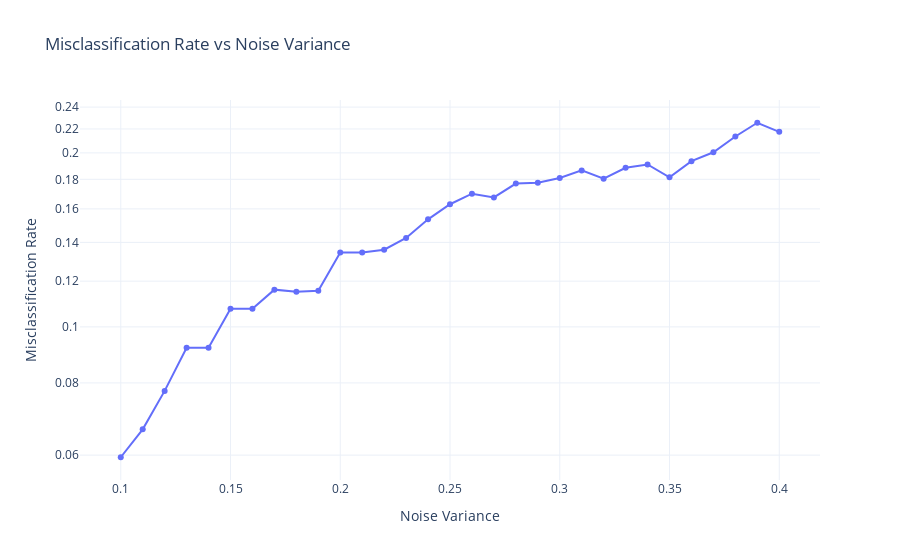

Here is the notebook cell this chart was saved with:
### Code cell
# Test model performance across noise variances
noise_variances = np.arange(0.1, 0.41, 0.01)
misclassification_rates = []

for sigma in noise_variances:
    Y_k = X_k + np.random.normal(0, np.sqrt(sigma), L)
    X_train, X_test = Y_k[:int(0.8 * L)], Y_k[int(0.8 * L):]
    y_train, y_test = X_k[:int(0.8 * L)], X_k[int(0.8 * L):]

    # Train logistic regression
    weights, _ = logistic_regression(X_train, y_train)

    # Test logistic regression
    X_test_bias = np.hstack([np.ones((len(X_test), 1)), X_test.reshape(-1, 1)])
    y_pred = sigmoid(np.dot(X_test_bias, weights)) >= 0.5
    errors = np.sum(y_pred != y_test)
    misclassification_rate = errors / len(y_test)
    misclassification_rates.append(misclassification_rate)

# Plot misclassification rate vs noise variance
fig = go.Figure()
fig.add_trace(go.Scatter(
    x=noise_variances,
    y=misclassification_rates,
    mode='lines+markers',
    name="Misclassification Rate"
))
fig.update_layout(
    title="Misclassification Rate vs Noise Variance",
    xaxis_title="Noise Variance",
    yaxis=dict(title="Misclassification Rate", type="log"),
    template="plotly_white"
)
fig.show()

### Figure 1 — Plotly figure (JSON) as saved in the notebook; plotly's stock layout.template omitted (floating-point values rounded to 4 significant figures)
{"data": [{"mode": "lines+markers", "name": "Misclassification Rate", "type": "scatter", "x": [0.1, 0.11, 0.12, 0.13, 0.14, 0.15, 0.16, 0.17, 0.18, 0.19, 0.2, 0.21, 0.22, 0.23, 0.24, 0.25, 0.26, 0.27, 0.28, 0.29, 0.3, 0.31, 0.32, 0.33, 0.34, 0.35, 0.36, 0.37, 0.38, 0.39, 0.4], "y": [0.0595, 0.0665, 0.0775, 0.092, 0.092, 0.1075, 0.1075, 0.116, 0.115, 0.1155, 0.1345, 0.1345, 0.136, 0.1425, 0.1535, 0.163, 0.17, 0.1675, 0.177, 0.1775, 0.181, 0.1865, 0.1805, 0.1885, 0.191, 0.1815, 0.1935, 0.2005, 0.2135, 0.2255, 0.2175]}], "layout": {"title": {"text": "Misclassification Rate vs Noise Variance"}, "xaxis": {"title": {"text": "Noise Variance"}}, "yaxis": {"title": {"text": "Misclassification Rate"}, "type": "log"}}}
